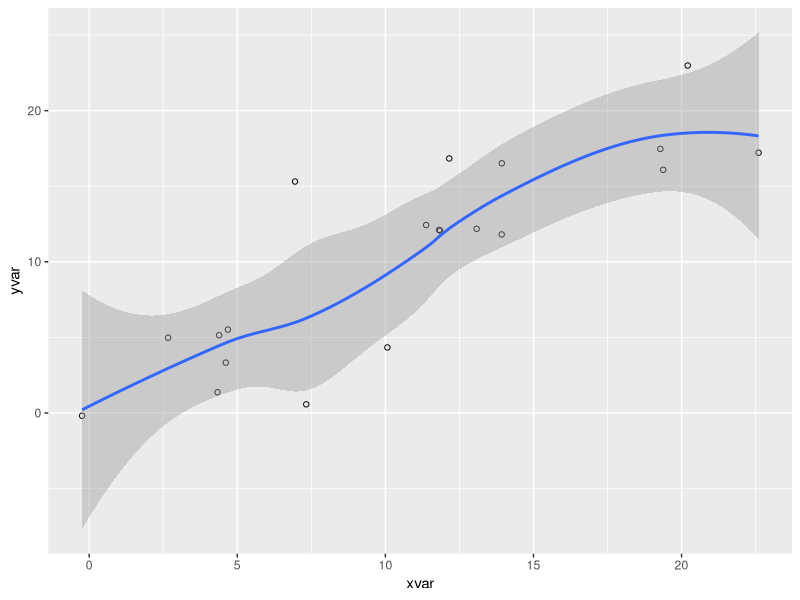

R code for this plot:
## ---- chunk 1
knitr::opts_chunk$set(echo = TRUE, message = FALSE, warning=FALSE)
## ---- chunk 2

## ---- chunk 3
#| fold: true

library(ggplot2)
dat <- data.frame(cond = rep(c("A", "B"), each=10),
                  xvar = 1:20 + rnorm(20,sd=3),
                  yvar = 1:20 + rnorm(20,sd=3))

ggplot(dat, aes(x=xvar, y=yvar)) +
    geom_point(shape=1) + 
    geom_smooth() 
## ---- chunk 4
